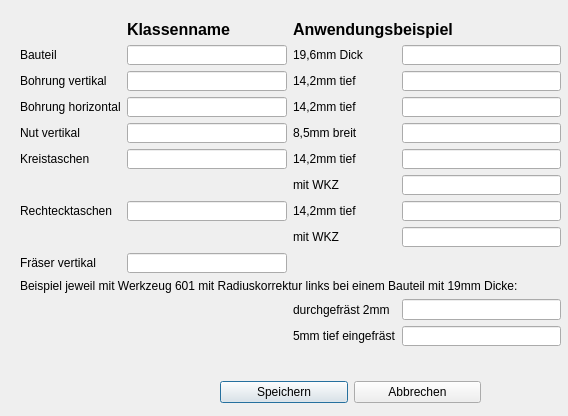
<?xml version="1.0" encoding="UTF-8"?>
<ui version="4.0">
 <class>Dialog_einstellung_dxf_klassen</class>
 <widget class="QDialog" name="Dialog_einstellung_dxf_klassen">
  <property name="geometry">
   <rect>
    <x>0</x>
    <y>0</y>
    <width>568</width>
    <height>416</height>
   </rect>
  </property>
  <property name="windowTitle">
   <string>Klasseneinstellungen DXF</string>
  </property>
  <widget class="QWidget" name="layoutWidget">
   <property name="geometry">
    <rect>
     <x>20</x>
     <y>20</y>
     <width>541</width>
     <height>326</height>
    </rect>
   </property>
   <layout class="QGridLayout" name="gridLayout">
    <item row="3" column="2">
     <widget class="QLabel" name="label_17">
      <property name="text">
       <string>14,2mm tief</string>
      </property>
     </widget>
    </item>
    <item row="10" column="0" colspan="4">
     <widget class="QLabel" name="label_14">
      <property name="text">
       <string>Beispiel jeweil mit Werkzeug 601 mit Radiuskorrektur links bei einem Bauteil mit 19mm Dicke:</string>
      </property>
     </widget>
    </item>
    <item row="6" column="2">
     <widget class="QLabel" name="label_19">
      <property name="text">
       <string>mit WKZ</string>
      </property>
     </widget>
    </item>
    <item row="7" column="0">
     <widget class="QLabel" name="label_16">
      <property name="text">
       <string>Rechtecktaschen</string>
      </property>
     </widget>
    </item>
    <item row="11" column="2">
     <widget class="QLabel" name="label_12">
      <property name="text">
       <string>durchgefräst 2mm</string>
      </property>
     </widget>
    </item>
    <item row="9" column="0">
     <widget class="QLabel" name="label_11">
      <property name="text">
       <string>Fräser vertikal</string>
      </property>
     </widget>
    </item>
    <item row="3" column="3">
     <widget class="QLineEdit" name="lineEdit_bohr_hori_beispiel">
      <property name="readOnly">
       <bool>true</bool>
      </property>
     </widget>
    </item>
    <item row="7" column="2">
     <widget class="QLabel" name="label_18">
      <property name="text">
       <string>14,2mm tief</string>
      </property>
     </widget>
    </item>
    <item row="3" column="0">
     <widget class="QLabel" name="label_7">
      <property name="text">
       <string>Bohrung horizontal</string>
      </property>
     </widget>
    </item>
    <item row="7" column="3">
     <widget class="QLineEdit" name="lineEdit_rta_beispiel">
      <property name="readOnly">
       <bool>true</bool>
      </property>
     </widget>
    </item>
    <item row="7" column="1">
     <widget class="QLineEdit" name="lineEdit_rta"/>
    </item>
    <item row="1" column="1">
     <widget class="QLineEdit" name="lineEdit_wst"/>
    </item>
    <item row="0" column="1">
     <widget class="QLabel" name="label">
      <property name="font">
       <font>
        <pointsize>12</pointsize>
        <weight>75</weight>
        <bold>true</bold>
       </font>
      </property>
      <property name="text">
       <string>Klassenname</string>
      </property>
     </widget>
    </item>
    <item row="2" column="3">
     <widget class="QLineEdit" name="lineEdit_bohr_vert_beispiel">
      <property name="readOnly">
       <bool>true</bool>
      </property>
     </widget>
    </item>
    <item row="1" column="0">
     <widget class="QLabel" name="label_5">
      <property name="text">
       <string>Bauteil</string>
      </property>
     </widget>
    </item>
    <item row="4" column="1">
     <widget class="QLineEdit" name="lineEdit_nut_vert"/>
    </item>
    <item row="2" column="0">
     <widget class="QLabel" name="label_6">
      <property name="text">
       <string>Bohrung vertikal</string>
      </property>
     </widget>
    </item>
    <item row="5" column="1">
     <widget class="QLineEdit" name="lineEdit_kta"/>
    </item>
    <item row="11" column="3">
     <widget class="QLineEdit" name="lineEdit_fraes_vert_beispiel1">
      <property name="readOnly">
       <bool>true</bool>
      </property>
     </widget>
    </item>
    <item row="1" column="3">
     <widget class="QLineEdit" name="lineEdit_wst_beispiel">
      <property name="readOnly">
       <bool>true</bool>
      </property>
     </widget>
    </item>
    <item row="5" column="3">
     <widget class="QLineEdit" name="lineEdit_kta_beispiel">
      <property name="readOnly">
       <bool>true</bool>
      </property>
     </widget>
    </item>
    <item row="5" column="2">
     <widget class="QLabel" name="label_8">
      <property name="text">
       <string>14,2mm tief</string>
      </property>
     </widget>
    </item>
    <item row="4" column="0">
     <widget class="QLabel" name="label_9">
      <property name="text">
       <string>Nut vertikal</string>
      </property>
     </widget>
    </item>
    <item row="2" column="1">
     <widget class="QLineEdit" name="lineEdit_bohr_vert"/>
    </item>
    <item row="5" column="0">
     <widget class="QLabel" name="label_15">
      <property name="text">
       <string>Kreistaschen</string>
      </property>
     </widget>
    </item>
    <item row="2" column="2">
     <widget class="QLabel" name="label_4">
      <property name="text">
       <string>14,2mm tief</string>
      </property>
     </widget>
    </item>
    <item row="6" column="3">
     <widget class="QLineEdit" name="lineEdit_kta_beispiel2">
      <property name="readOnly">
       <bool>true</bool>
      </property>
     </widget>
    </item>
    <item row="1" column="2">
     <widget class="QLabel" name="label_3">
      <property name="text">
       <string>19,6mm Dick</string>
      </property>
     </widget>
    </item>
    <item row="0" column="2" colspan="2">
     <widget class="QLabel" name="label_2">
      <property name="font">
       <font>
        <pointsize>12</pointsize>
        <weight>75</weight>
        <bold>true</bold>
       </font>
      </property>
      <property name="text">
       <string>Anwendungsbeispiel</string>
      </property>
     </widget>
    </item>
    <item row="4" column="2">
     <widget class="QLabel" name="label_10">
      <property name="text">
       <string>8,5mm breit</string>
      </property>
     </widget>
    </item>
    <item row="9" column="1">
     <widget class="QLineEdit" name="lineEdit_fraes_vert"/>
    </item>
    <item row="4" column="3">
     <widget class="QLineEdit" name="lineEdit_nut_vert_beispiel">
      <property name="readOnly">
       <bool>true</bool>
      </property>
     </widget>
    </item>
    <item row="3" column="1">
     <widget class="QLineEdit" name="lineEdit_bohr_hori"/>
    </item>
    <item row="12" column="3">
     <widget class="QLineEdit" name="lineEdit_fraes_vert_beispiel2">
      <property name="readOnly">
       <bool>true</bool>
      </property>
     </widget>
    </item>
    <item row="12" column="2">
     <widget class="QLabel" name="label_13">
      <property name="text">
       <string>5mm tief eingefräst</string>
      </property>
     </widget>
    </item>
    <item row="8" column="3">
     <widget class="QLineEdit" name="lineEdit_rta_beispiel2">
      <property name="readOnly">
       <bool>true</bool>
      </property>
     </widget>
    </item>
    <item row="8" column="2">
     <widget class="QLabel" name="label_20">
      <property name="text">
       <string>mit WKZ</string>
      </property>
     </widget>
    </item>
   </layout>
  </widget>
  <widget class="QWidget" name="layoutWidget">
   <property name="geometry">
    <rect>
     <x>220</x>
     <y>380</y>
     <width>261</width>
     <height>25</height>
    </rect>
   </property>
   <layout class="QHBoxLayout" name="horizontalLayout">
    <item>
     <widget class="QPushButton" name="pushButton_speichern">
      <property name="text">
       <string>Speichern</string>
      </property>
     </widget>
    </item>
    <item>
     <widget class="QPushButton" name="pushButton_abbrechen">
      <property name="text">
       <string>Abbrechen</string>
      </property>
     </widget>
    </item>
   </layout>
  </widget>
 </widget>
 <tabstops>
  <tabstop>lineEdit_wst</tabstop>
  <tabstop>lineEdit_bohr_vert</tabstop>
  <tabstop>lineEdit_bohr_hori</tabstop>
  <tabstop>lineEdit_nut_vert</tabstop>
  <tabstop>lineEdit_kta</tabstop>
  <tabstop>lineEdit_rta</tabstop>
  <tabstop>lineEdit_fraes_vert</tabstop>
  <tabstop>lineEdit_wst_beispiel</tabstop>
  <tabstop>lineEdit_bohr_vert_beispiel</tabstop>
  <tabstop>lineEdit_bohr_hori_beispiel</tabstop>
  <tabstop>lineEdit_nut_vert_beispiel</tabstop>
  <tabstop>lineEdit_kta_beispiel</tabstop>
  <tabstop>lineEdit_rta_beispiel</tabstop>
  <tabstop>lineEdit_fraes_vert_beispiel1</tabstop>
  <tabstop>lineEdit_fraes_vert_beispiel2</tabstop>
  <tabstop>pushButton_speichern</tabstop>
  <tabstop>pushButton_abbrechen</tabstop>
 </tabstops>
 <resources/>
 <connections/>
</ui>
